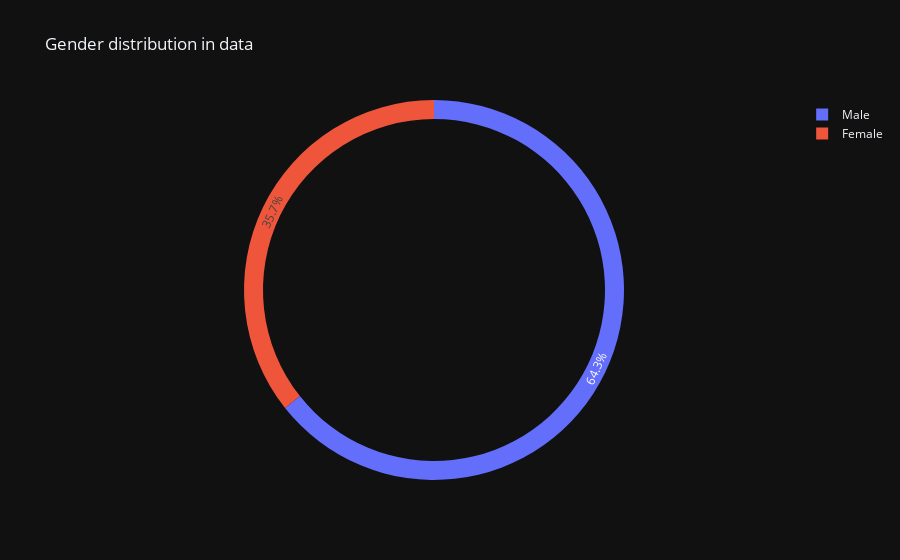

Source (notebook cell):
### Code cell
gender_count=tips['sex'].value_counts()
px.pie(gender_count,gender_count.index,gender_count.values,hole=0.9,title='Gender distribution in data',
       template='plotly_dark',
       )

### Figure 1 — Plotly figure (JSON) as saved in the notebook; plotly's stock layout.template omitted (floating-point values rounded to 4 significant figures)
{"data": [{"domain": {"x": [0, 1], "y": [0, 1]}, "hole": 0.9, "hovertemplate": "sex=%{label}<br>value=%{value}<extra></extra>", "labels": ["Male", "Female"], "legendgroup": "", "name": "", "showlegend": true, "type": "pie", "values": [157, 87]}], "layout": {"legend": {"tracegroupgap": 0}, "title": {"text": "Gender distribution in data"}}}
